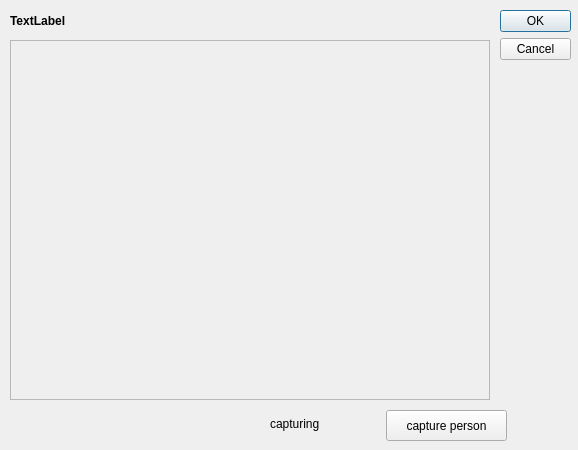
<?xml version="1.0" encoding="UTF-8"?>
<ui version="4.0">
 <class>Dialog</class>
 <widget class="QDialog" name="Dialog">
  <property name="geometry">
   <rect>
    <x>0</x>
    <y>0</y>
    <width>578</width>
    <height>450</height>
   </rect>
  </property>
  <property name="windowTitle">
   <string>Dialog</string>
  </property>
  <widget class="QDialogButtonBox" name="buttonBox">
   <property name="geometry">
    <rect>
     <x>500</x>
     <y>10</y>
     <width>71</width>
     <height>221</height>
    </rect>
   </property>
   <property name="orientation">
    <enum>Qt::Vertical</enum>
   </property>
   <property name="standardButtons">
    <set>QDialogButtonBox::Cancel|QDialogButtonBox::Ok</set>
   </property>
  </widget>
  <widget class="QLabel" name="follow_label">
   <property name="geometry">
    <rect>
     <x>10</x>
     <y>10</y>
     <width>101</width>
     <height>21</height>
    </rect>
   </property>
   <property name="font">
    <font>
     <weight>75</weight>
     <bold>true</bold>
    </font>
   </property>
   <property name="text">
    <string>TextLabel</string>
   </property>
  </widget>
  <widget class="QPushButton" name="capture_btn">
   <property name="geometry">
    <rect>
     <x>386</x>
     <y>410</y>
     <width>121</width>
     <height>31</height>
    </rect>
   </property>
   <property name="text">
    <string>capture person</string>
   </property>
  </widget>
  <widget class="QLabel" name="cam_label">
   <property name="geometry">
    <rect>
     <x>10</x>
     <y>40</y>
     <width>480</width>
     <height>360</height>
    </rect>
   </property>
   <property name="frameShape">
    <enum>QFrame::StyledPanel</enum>
   </property>
   <property name="text">
    <string/>
   </property>
  </widget>
  <widget class="QLabel" name="capture_label">
   <property name="geometry">
    <rect>
     <x>270</x>
     <y>415</y>
     <width>91</width>
     <height>17</height>
    </rect>
   </property>
   <property name="layoutDirection">
    <enum>Qt::RightToLeft</enum>
   </property>
   <property name="text">
    <string>capturing</string>
   </property>
  </widget>
 </widget>
 <resources/>
 <connections>
  <connection>
   <sender>buttonBox</sender>
   <signal>accepted()</signal>
   <receiver>Dialog</receiver>
   <slot>accept()</slot>
   <hints>
    <hint type="sourcelabel">
     <x>248</x>
     <y>254</y>
    </hint>
    <hint type="destinationlabel">
     <x>157</x>
     <y>274</y>
    </hint>
   </hints>
  </connection>
  <connection>
   <sender>buttonBox</sender>
   <signal>rejected()</signal>
   <receiver>Dialog</receiver>
   <slot>reject()</slot>
   <hints>
    <hint type="sourcelabel">
     <x>316</x>
     <y>260</y>
    </hint>
    <hint type="destinationlabel">
     <x>286</x>
     <y>274</y>
    </hint>
   </hints>
  </connection>
 </connections>
</ui>
